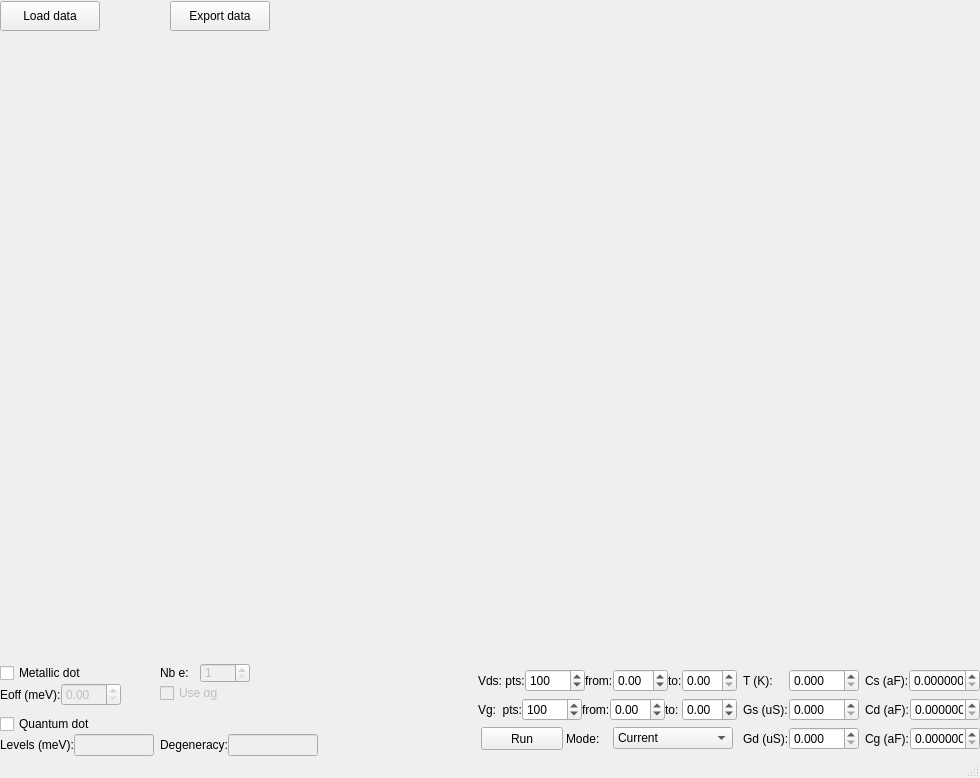
<?xml version="1.0" encoding="UTF-8"?>
<ui version="4.0">
 <class>MainWindow</class>
 <widget class="QMainWindow" name="MainWindow">
  <property name="geometry">
   <rect>
    <x>0</x>
    <y>0</y>
    <width>980</width>
    <height>778</height>
   </rect>
  </property>
  <property name="minimumSize">
   <size>
    <width>800</width>
    <height>0</height>
   </size>
  </property>
  <property name="windowTitle">
   <string>MainWindow</string>
  </property>
  <widget class="QWidget" name="centralwidget">
   <property name="enabled">
    <bool>true</bool>
   </property>
   <property name="sizePolicy">
    <sizepolicy hsizetype="Preferred" vsizetype="Preferred">
     <horstretch>0</horstretch>
     <verstretch>0</verstretch>
    </sizepolicy>
   </property>
   <property name="styleSheet">
    <string notr="true"/>
   </property>
   <layout class="QGridLayout" name="gridLayout">
    <property name="leftMargin">
     <number>0</number>
    </property>
    <property name="topMargin">
     <number>0</number>
    </property>
    <property name="rightMargin">
     <number>0</number>
    </property>
    <property name="bottomMargin">
     <number>0</number>
    </property>
    <item row="0" column="0">
     <widget class="QWidget" name="widget_2" native="true">
      <property name="minimumSize">
       <size>
        <width>0</width>
        <height>32</height>
       </size>
      </property>
      <property name="maximumSize">
       <size>
        <width>16777215</width>
        <height>30</height>
       </size>
      </property>
      <widget class="QPushButton" name="load_simdata">
       <property name="geometry">
        <rect>
         <x>0</x>
         <y>0</y>
         <width>100</width>
         <height>30</height>
        </rect>
       </property>
       <property name="maximumSize">
        <size>
         <width>100</width>
         <height>30</height>
        </size>
       </property>
       <property name="text">
        <string>Load data</string>
       </property>
      </widget>
      <widget class="QPushButton" name="export_simdata">
       <property name="geometry">
        <rect>
         <x>170</x>
         <y>0</y>
         <width>100</width>
         <height>30</height>
        </rect>
       </property>
       <property name="maximumSize">
        <size>
         <width>100</width>
         <height>30</height>
        </size>
       </property>
       <property name="styleSheet">
        <string notr="true"/>
       </property>
       <property name="text">
        <string>Export data</string>
       </property>
      </widget>
     </widget>
    </item>
    <item row="1" column="0">
     <layout class="QGridLayout" name="gridLayout_5">
      <item row="1" column="0">
       <layout class="QHBoxLayout" name="horizontalLayout_6">
        <item>
         <layout class="QFormLayout" name="formLayout">
          <property name="verticalSpacing">
           <number>0</number>
          </property>
          <item row="0" column="0">
           <widget class="QCheckBox" name="check_MD">
            <property name="maximumSize">
             <size>
              <width>130</width>
              <height>16777215</height>
             </size>
            </property>
            <property name="text">
             <string>Metallic dot</string>
            </property>
           </widget>
          </item>
          <item row="1" column="0">
           <layout class="QHBoxLayout" name="horizontalLayout_33">
            <property name="bottomMargin">
             <number>8</number>
            </property>
            <item>
             <widget class="QLabel" name="label_2">
              <property name="maximumSize">
               <size>
                <width>90</width>
                <height>16777215</height>
               </size>
              </property>
              <property name="text">
               <string>Eoff (meV):</string>
              </property>
             </widget>
            </item>
            <item>
             <widget class="QDoubleSpinBox" name="spin_E_offset">
              <property name="enabled">
               <bool>false</bool>
              </property>
              <property name="maximumSize">
               <size>
                <width>60</width>
                <height>16777215</height>
               </size>
              </property>
              <property name="layoutDirection">
               <enum>Qt::LeftToRight</enum>
              </property>
              <property name="maximum">
               <double>1000.000000000000000</double>
              </property>
             </widget>
            </item>
           </layout>
          </item>
          <item row="1" column="1">
           <widget class="QCheckBox" name="check_ag">
            <property name="enabled">
             <bool>false</bool>
            </property>
            <property name="text">
             <string>Use αg</string>
            </property>
            <property name="checkable">
             <bool>true</bool>
            </property>
            <property name="checked">
             <bool>false</bool>
            </property>
           </widget>
          </item>
          <item row="2" column="0">
           <widget class="QCheckBox" name="check_QD">
            <property name="maximumSize">
             <size>
              <width>130</width>
              <height>16777215</height>
             </size>
            </property>
            <property name="text">
             <string>Quantum dot</string>
            </property>
           </widget>
          </item>
          <item row="3" column="0">
           <layout class="QHBoxLayout" name="horizontalLayout_4">
            <property name="spacing">
             <number>0</number>
            </property>
            <property name="topMargin">
             <number>0</number>
            </property>
            <item>
             <widget class="QLabel" name="label_8">
              <property name="enabled">
               <bool>true</bool>
              </property>
              <property name="text">
               <string>Levels (meV):</string>
              </property>
             </widget>
            </item>
            <item>
             <widget class="QLineEdit" name="line_levels">
              <property name="enabled">
               <bool>false</bool>
              </property>
              <property name="maximumSize">
               <size>
                <width>80</width>
                <height>16777215</height>
               </size>
              </property>
              <property name="text">
               <string/>
              </property>
             </widget>
            </item>
           </layout>
          </item>
          <item row="3" column="1">
           <layout class="QHBoxLayout" name="horizontalLayout_2">
            <property name="spacing">
             <number>0</number>
            </property>
            <item>
             <widget class="QLabel" name="label_10">
              <property name="enabled">
               <bool>true</bool>
              </property>
              <property name="text">
               <string>Degeneracy:</string>
              </property>
             </widget>
            </item>
            <item>
             <widget class="QLineEdit" name="line_degeneracy">
              <property name="enabled">
               <bool>false</bool>
              </property>
              <property name="maximumSize">
               <size>
                <width>90</width>
                <height>16777215</height>
               </size>
              </property>
              <property name="text">
               <string/>
              </property>
             </widget>
            </item>
           </layout>
          </item>
          <item row="0" column="1">
           <layout class="QHBoxLayout" name="horizontalLayout_34">
            <property name="sizeConstraint">
             <enum>QLayout::SetDefaultConstraint</enum>
            </property>
            <item>
             <widget class="QLabel" name="label_35">
              <property name="enabled">
               <bool>true</bool>
              </property>
              <property name="maximumSize">
               <size>
                <width>40</width>
                <height>16777215</height>
               </size>
              </property>
              <property name="text">
               <string>Nb e:</string>
              </property>
              <property name="alignment">
               <set>Qt::AlignLeading|Qt::AlignLeft|Qt::AlignVCenter</set>
              </property>
             </widget>
            </item>
            <item>
             <widget class="QSpinBox" name="spin_nb_e">
              <property name="enabled">
               <bool>false</bool>
              </property>
              <property name="minimumSize">
               <size>
                <width>0</width>
                <height>1</height>
               </size>
              </property>
              <property name="maximumSize">
               <size>
                <width>50</width>
                <height>16777215</height>
               </size>
              </property>
              <property name="minimum">
               <number>1</number>
              </property>
             </widget>
            </item>
           </layout>
          </item>
         </layout>
        </item>
        <item>
         <spacer name="horizontalSpacer">
          <property name="orientation">
           <enum>Qt::Horizontal</enum>
          </property>
          <property name="sizeHint" stdset="0">
           <size>
            <width>40</width>
            <height>20</height>
           </size>
          </property>
         </spacer>
        </item>
        <item>
         <layout class="QGridLayout" name="gridLayout_6" rowstretch="0,0,0" columnstretch="0,0,0">
          <property name="verticalSpacing">
           <number>0</number>
          </property>
          <item row="0" column="2">
           <layout class="QHBoxLayout" name="horizontalLayout_27">
            <item>
             <widget class="QLabel" name="label_28">
              <property name="maximumSize">
               <size>
                <width>60</width>
                <height>16777215</height>
               </size>
              </property>
              <property name="text">
               <string>Cs (aF):</string>
              </property>
             </widget>
            </item>
            <item>
             <widget class="QDoubleSpinBox" name="Cs_sim">
              <property name="sizePolicy">
               <sizepolicy hsizetype="Minimum" vsizetype="Fixed">
                <horstretch>0</horstretch>
                <verstretch>7</verstretch>
               </sizepolicy>
              </property>
              <property name="maximumSize">
               <size>
                <width>71</width>
                <height>16777215</height>
               </size>
              </property>
              <property name="decimals">
               <number>6</number>
              </property>
              <property name="maximum">
               <double>10000.000000000000000</double>
              </property>
              <property name="singleStep">
               <double>0.100000000000000</double>
              </property>
              <property name="value">
               <double>0.000000000000000</double>
              </property>
             </widget>
            </item>
           </layout>
          </item>
          <item row="1" column="2">
           <layout class="QHBoxLayout" name="horizontalLayout_24">
            <item>
             <widget class="QLabel" name="label_24">
              <property name="maximumSize">
               <size>
                <width>60</width>
                <height>16777215</height>
               </size>
              </property>
              <property name="text">
               <string>Cd (aF):</string>
              </property>
             </widget>
            </item>
            <item>
             <widget class="QDoubleSpinBox" name="Cd_sim">
              <property name="maximumSize">
               <size>
                <width>70</width>
                <height>16777215</height>
               </size>
              </property>
              <property name="decimals">
               <number>6</number>
              </property>
              <property name="maximum">
               <double>10000.000000000000000</double>
              </property>
              <property name="singleStep">
               <double>0.100000000000000</double>
              </property>
             </widget>
            </item>
           </layout>
          </item>
          <item row="0" column="0">
           <layout class="QHBoxLayout" name="horizontalLayout">
            <item>
             <widget class="QLabel" name="label_5">
              <property name="maximumSize">
               <size>
                <width>58</width>
                <height>16777214</height>
               </size>
              </property>
              <property name="text">
               <string>Vds: pts:</string>
              </property>
              <property name="wordWrap">
               <bool>false</bool>
              </property>
             </widget>
            </item>
            <item>
             <widget class="QSpinBox" name="spin_Vds_Pts">
              <property name="maximumSize">
               <size>
                <width>60</width>
                <height>16777215</height>
               </size>
              </property>
              <property name="minimum">
               <number>1</number>
              </property>
              <property name="maximum">
               <number>100000</number>
              </property>
              <property name="value">
               <number>100</number>
              </property>
             </widget>
            </item>
            <item>
             <widget class="QLabel" name="label_3">
              <property name="maximumSize">
               <size>
                <width>40</width>
                <height>16777215</height>
               </size>
              </property>
              <property name="text">
               <string>from:</string>
              </property>
             </widget>
            </item>
            <item>
             <widget class="QDoubleSpinBox" name="spin_Vds_start">
              <property name="minimumSize">
               <size>
                <width>1</width>
                <height>0</height>
               </size>
              </property>
              <property name="maximumSize">
               <size>
                <width>55</width>
                <height>16777215</height>
               </size>
              </property>
              <property name="minimum">
               <double>-300.000000000000000</double>
              </property>
              <property name="maximum">
               <double>300.000000000000000</double>
              </property>
             </widget>
            </item>
            <item>
             <widget class="QLabel" name="label_4">
              <property name="maximumSize">
               <size>
                <width>20</width>
                <height>16777215</height>
               </size>
              </property>
              <property name="text">
               <string>to:</string>
              </property>
             </widget>
            </item>
            <item>
             <widget class="QDoubleSpinBox" name="spin_Vds_end">
              <property name="maximumSize">
               <size>
                <width>55</width>
                <height>16777215</height>
               </size>
              </property>
             </widget>
            </item>
           </layout>
          </item>
          <item row="2" column="0">
           <layout class="QHBoxLayout" name="horizontalLayout_5">
            <item>
             <widget class="QPushButton" name="run_button">
              <property name="maximumSize">
               <size>
                <width>82</width>
                <height>30</height>
               </size>
              </property>
              <property name="text">
               <string>Run</string>
              </property>
             </widget>
            </item>
            <item>
             <widget class="QLabel" name="label_9">
              <property name="maximumSize">
               <size>
                <width>44</width>
                <height>16777215</height>
               </size>
              </property>
              <property name="text">
               <string>Mode:</string>
              </property>
             </widget>
            </item>
            <item>
             <widget class="QComboBox" name="box_mode">
              <property name="maximumSize">
               <size>
                <width>120</width>
                <height>16777215</height>
               </size>
              </property>
              <item>
               <property name="text">
                <string>Current</string>
               </property>
              </item>
              <item>
               <property name="text">
                <string>Diff conductance</string>
               </property>
              </item>
             </widget>
            </item>
           </layout>
          </item>
          <item row="1" column="0">
           <layout class="QHBoxLayout" name="horizontalLayout_3">
            <item>
             <widget class="QLabel" name="label">
              <property name="maximumSize">
               <size>
                <width>58</width>
                <height>16777215</height>
               </size>
              </property>
              <property name="text">
               <string>Vg:  pts:</string>
              </property>
              <property name="wordWrap">
               <bool>false</bool>
              </property>
             </widget>
            </item>
            <item>
             <widget class="QSpinBox" name="spin_Vg_Pts">
              <property name="maximumSize">
               <size>
                <width>60</width>
                <height>16777215</height>
               </size>
              </property>
              <property name="minimum">
               <number>1</number>
              </property>
              <property name="maximum">
               <number>1000000</number>
              </property>
              <property name="value">
               <number>100</number>
              </property>
             </widget>
            </item>
            <item>
             <widget class="QLabel" name="label_6">
              <property name="maximumSize">
               <size>
                <width>40</width>
                <height>16777215</height>
               </size>
              </property>
              <property name="text">
               <string>from:</string>
              </property>
             </widget>
            </item>
            <item>
             <widget class="QDoubleSpinBox" name="spin_Vg_start">
              <property name="maximumSize">
               <size>
                <width>55</width>
                <height>16777215</height>
               </size>
              </property>
              <property name="minimum">
               <double>-10000.000000000000000</double>
              </property>
              <property name="maximum">
               <double>10000.000000000000000</double>
              </property>
             </widget>
            </item>
            <item>
             <widget class="QLabel" name="label_7">
              <property name="maximumSize">
               <size>
                <width>20</width>
                <height>16777215</height>
               </size>
              </property>
              <property name="text">
               <string>to:</string>
              </property>
             </widget>
            </item>
            <item>
             <widget class="QDoubleSpinBox" name="spin_Vg_end">
              <property name="maximumSize">
               <size>
                <width>55</width>
                <height>16777215</height>
               </size>
              </property>
              <property name="minimum">
               <double>-10000.000000000000000</double>
              </property>
              <property name="maximum">
               <double>10000.000000000000000</double>
              </property>
              <property name="value">
               <double>0.000000000000000</double>
              </property>
             </widget>
            </item>
           </layout>
          </item>
          <item row="1" column="1">
           <layout class="QHBoxLayout" name="horizontalLayout_28">
            <item>
             <widget class="QLabel" name="Gs_sim_label">
              <property name="maximumSize">
               <size>
                <width>60</width>
                <height>16777215</height>
               </size>
              </property>
              <property name="text">
               <string>Gs (uS):</string>
              </property>
              <property name="wordWrap">
               <bool>false</bool>
              </property>
             </widget>
            </item>
            <item>
             <widget class="QDoubleSpinBox" name="Gs_sim">
              <property name="maximumSize">
               <size>
                <width>70</width>
                <height>16777215</height>
               </size>
              </property>
              <property name="decimals">
               <number>3</number>
              </property>
              <property name="maximum">
               <double>10000.000000000000000</double>
              </property>
              <property name="singleStep">
               <double>0.100000000000000</double>
              </property>
             </widget>
            </item>
           </layout>
          </item>
          <item row="0" column="1">
           <layout class="QHBoxLayout" name="horizontalLayout_26">
            <item>
             <widget class="QLabel" name="T_sim_label">
              <property name="maximumSize">
               <size>
                <width>60</width>
                <height>16777200</height>
               </size>
              </property>
              <property name="text">
               <string>T (K):</string>
              </property>
              <property name="wordWrap">
               <bool>false</bool>
              </property>
             </widget>
            </item>
            <item>
             <widget class="QDoubleSpinBox" name="T_sim">
              <property name="maximumSize">
               <size>
                <width>70</width>
                <height>16777215</height>
               </size>
              </property>
              <property name="decimals">
               <number>3</number>
              </property>
              <property name="maximum">
               <double>350.000000000000000</double>
              </property>
              <property name="singleStep">
               <double>0.100000000000000</double>
              </property>
             </widget>
            </item>
           </layout>
          </item>
          <item row="2" column="1">
           <layout class="QHBoxLayout" name="horizontalLayout_29">
            <item>
             <widget class="QLabel" name="label_30">
              <property name="maximumSize">
               <size>
                <width>60</width>
                <height>16777215</height>
               </size>
              </property>
              <property name="text">
               <string>Gd (uS):</string>
              </property>
              <property name="wordWrap">
               <bool>false</bool>
              </property>
             </widget>
            </item>
            <item>
             <widget class="QDoubleSpinBox" name="Gd_sim">
              <property name="maximumSize">
               <size>
                <width>70</width>
                <height>16777215</height>
               </size>
              </property>
              <property name="decimals">
               <number>3</number>
              </property>
              <property name="maximum">
               <double>10000.000000000000000</double>
              </property>
              <property name="singleStep">
               <double>0.100000000000000</double>
              </property>
             </widget>
            </item>
           </layout>
          </item>
          <item row="2" column="2">
           <layout class="QHBoxLayout" name="horizontalLayout_25">
            <item>
             <widget class="QLabel" name="label_25">
              <property name="maximumSize">
               <size>
                <width>60</width>
                <height>16777215</height>
               </size>
              </property>
              <property name="text">
               <string>Cg (aF):</string>
              </property>
             </widget>
            </item>
            <item>
             <widget class="QDoubleSpinBox" name="Cg_sim">
              <property name="maximumSize">
               <size>
                <width>70</width>
                <height>16777215</height>
               </size>
              </property>
              <property name="decimals">
               <number>6</number>
              </property>
              <property name="maximum">
               <double>10000.000000000000000</double>
              </property>
              <property name="singleStep">
               <double>0.100000000000000</double>
              </property>
             </widget>
            </item>
           </layout>
          </item>
         </layout>
        </item>
       </layout>
      </item>
      <item row="0" column="0">
       <widget class="QWidget" name="mpl" native="true">
        <property name="sizePolicy">
         <sizepolicy hsizetype="Preferred" vsizetype="Preferred">
          <horstretch>0</horstretch>
          <verstretch>0</verstretch>
         </sizepolicy>
        </property>
        <property name="minimumSize">
         <size>
          <width>500</width>
          <height>550</height>
         </size>
        </property>
        <property name="maximumSize">
         <size>
          <width>16777213</width>
          <height>16777215</height>
         </size>
        </property>
        <layout class="QVBoxLayout" name="mplvl"/>
       </widget>
      </item>
     </layout>
    </item>
   </layout>
  </widget>
  <widget class="QMenuBar" name="menubar">
   <property name="geometry">
    <rect>
     <x>0</x>
     <y>0</y>
     <width>980</width>
     <height>31</height>
    </rect>
   </property>
  </widget>
  <widget class="QStatusBar" name="statusbar"/>
 </widget>
 <resources/>
 <connections/>
</ui>
